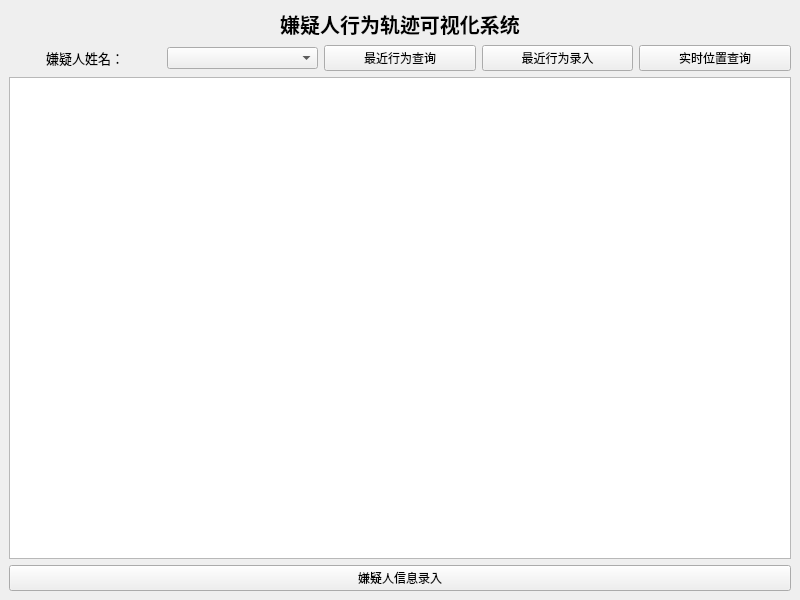
<?xml version="1.0" encoding="UTF-8"?>
<ui version="4.0">
 <class>MainWindow</class>
 <widget class="QMainWindow" name="MainWindow">
  <property name="geometry">
   <rect>
    <x>0</x>
    <y>0</y>
    <width>800</width>
    <height>600</height>
   </rect>
  </property>
  <property name="windowTitle">
   <string>MainWindow</string>
  </property>
  <widget class="QWidget" name="centralwidget">
   <property name="sizePolicy">
    <sizepolicy hsizetype="Expanding" vsizetype="Expanding">
     <horstretch>0</horstretch>
     <verstretch>0</verstretch>
    </sizepolicy>
   </property>
   <property name="autoFillBackground">
    <bool>false</bool>
   </property>
   <layout class="QVBoxLayout" name="verticalLayout_2">
    <item>
     <layout class="QVBoxLayout" name="verticalLayout">
      <property name="sizeConstraint">
       <enum>QLayout::SetMaximumSize</enum>
      </property>
      <item>
       <widget class="QLabel" name="title">
        <property name="sizePolicy">
         <sizepolicy hsizetype="Preferred" vsizetype="Preferred">
          <horstretch>0</horstretch>
          <verstretch>0</verstretch>
         </sizepolicy>
        </property>
        <property name="font">
         <font>
          <pointsize>15</pointsize>
          <weight>75</weight>
          <bold>true</bold>
         </font>
        </property>
        <property name="lineWidth">
         <number>1</number>
        </property>
        <property name="text">
         <string>嫌疑人行为轨迹可视化系统</string>
        </property>
        <property name="textFormat">
         <enum>Qt::AutoText</enum>
        </property>
        <property name="alignment">
         <set>Qt::AlignCenter</set>
        </property>
        <property name="margin">
         <number>10</number>
        </property>
        <property name="indent">
         <number>0</number>
        </property>
        <property name="textInteractionFlags">
         <set>Qt::NoTextInteraction</set>
        </property>
       </widget>
      </item>
      <item>
       <layout class="QHBoxLayout" name="horizontalLayout">
        <item>
         <widget class="QLabel" name="name">
          <property name="font">
           <font>
            <pointsize>10</pointsize>
           </font>
          </property>
          <property name="text">
           <string>嫌疑人姓名：</string>
          </property>
          <property name="alignment">
           <set>Qt::AlignCenter</set>
          </property>
         </widget>
        </item>
        <item>
         <widget class="QComboBox" name="comboBox">
          <property name="editable">
           <bool>false</bool>
          </property>
         </widget>
        </item>
        <item>
         <widget class="QPushButton" name="actionButon">
          <property name="text">
           <string>最近行为查询</string>
          </property>
         </widget>
        </item>
        <item>
         <widget class="QPushButton" name="actionIn">
          <property name="text">
           <string>最近行为录入</string>
          </property>
         </widget>
        </item>
        <item>
         <widget class="QPushButton" name="positionButton">
          <property name="text">
           <string>实时位置查询</string>
          </property>
         </widget>
        </item>
       </layout>
      </item>
      <item>
       <widget class="QTableView" name="tableView">
        <property name="lineWidth">
         <number>1</number>
        </property>
       </widget>
      </item>
      <item>
       <widget class="QPushButton" name="suspectIn">
        <property name="text">
         <string>嫌疑人信息录入</string>
        </property>
       </widget>
      </item>
     </layout>
    </item>
   </layout>
  </widget>
  <widget class="QMenuBar" name="menubar">
   <property name="geometry">
    <rect>
     <x>0</x>
     <y>0</y>
     <width>800</width>
     <height>26</height>
    </rect>
   </property>
  </widget>
 </widget>
 <resources/>
 <connections/>
</ui>
